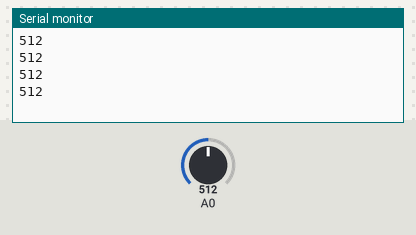
Recording of a sketch running on a simulated Arduino Uno, built with avr-gcc and run on an emulated ATmega328P. Shown: the last lines printed to the serial monitor. Inputs (shaded band) come from the test bench; at power-on: A0 = 512.

Above: at 1.2 s.
1.3 s: A0 set to 716
At 1.71 s:
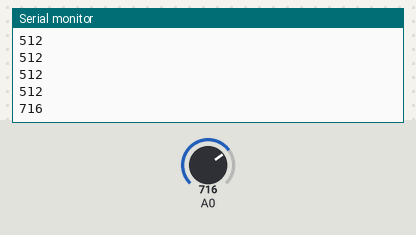
2.8 s: A0 set to 900
At 2.91 s:
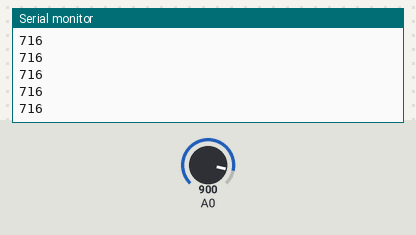
Timing chart, 0 to 5.8 s (numbered marks = the images above; inputs shaded):
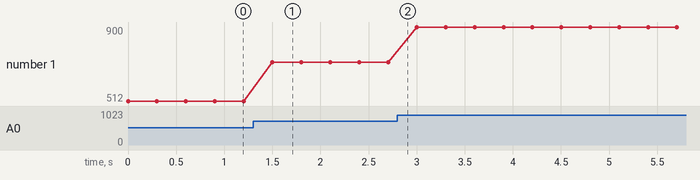

The sketch:

heidyfinalsensor.ino
```cpp
//http://www.devacron.com/how-to-connect-a-distance-sensor-sharp-2y0a710f-to-arduino/
//blake ex from class

void setup() {
Serial.begin(9600); //match to TouchDesigner Serial in DAT

}
int sensor;
void loop() {

 sensor = analogRead(0);
  Serial.print(sensor);
  Serial.print("\n"); // use this instead of println to output only one delimiter
                      // println outputs \r\n

  delay(300);
}
```

Measured:
- after the input at 1.3 s, the serial monitor: prints a new line after 0.20 s (image 1)
- plotted number 1: 512 → 716 after the input at 1.3 s, 716 → 900 after the input at 2.8 s
